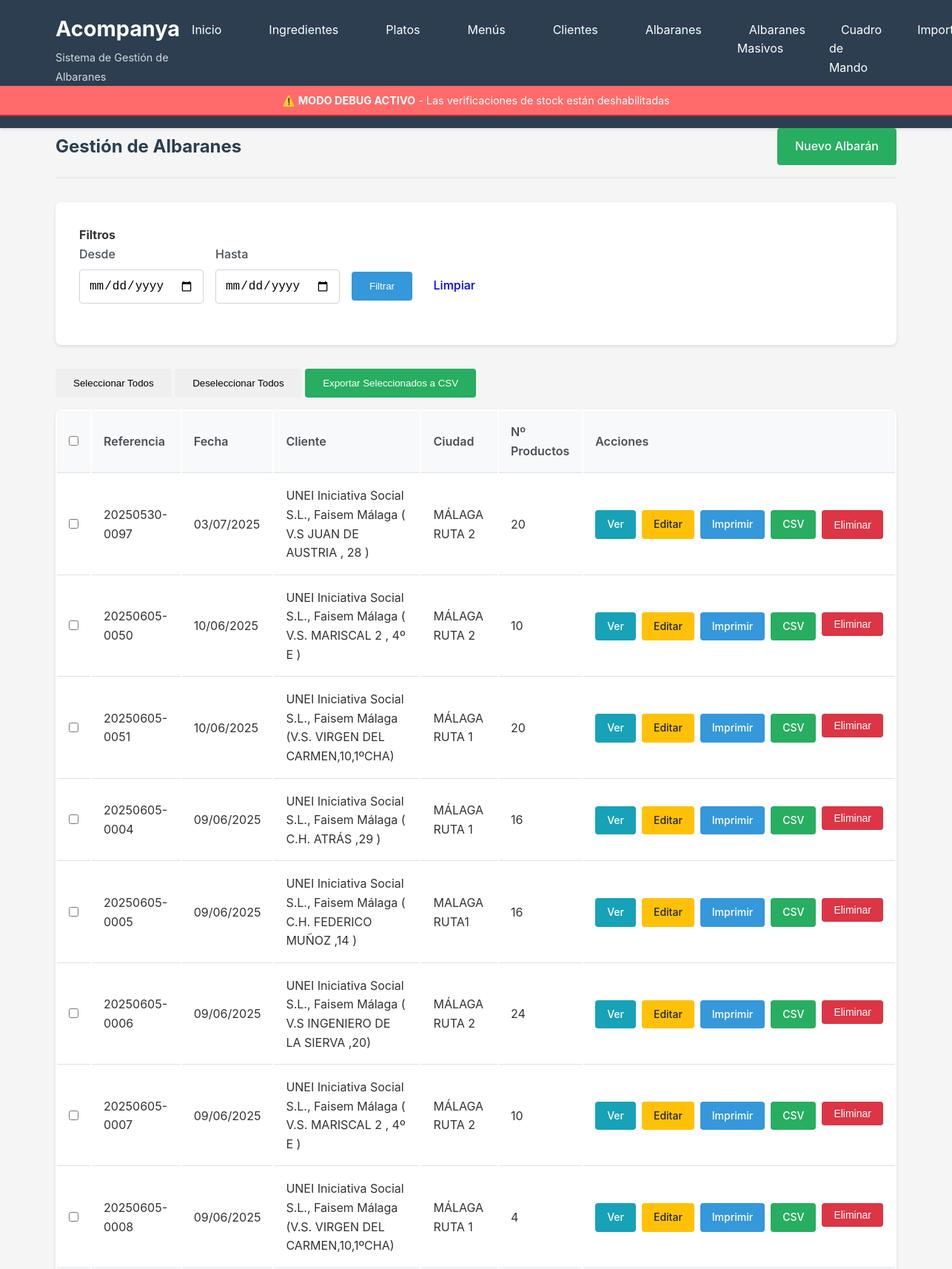
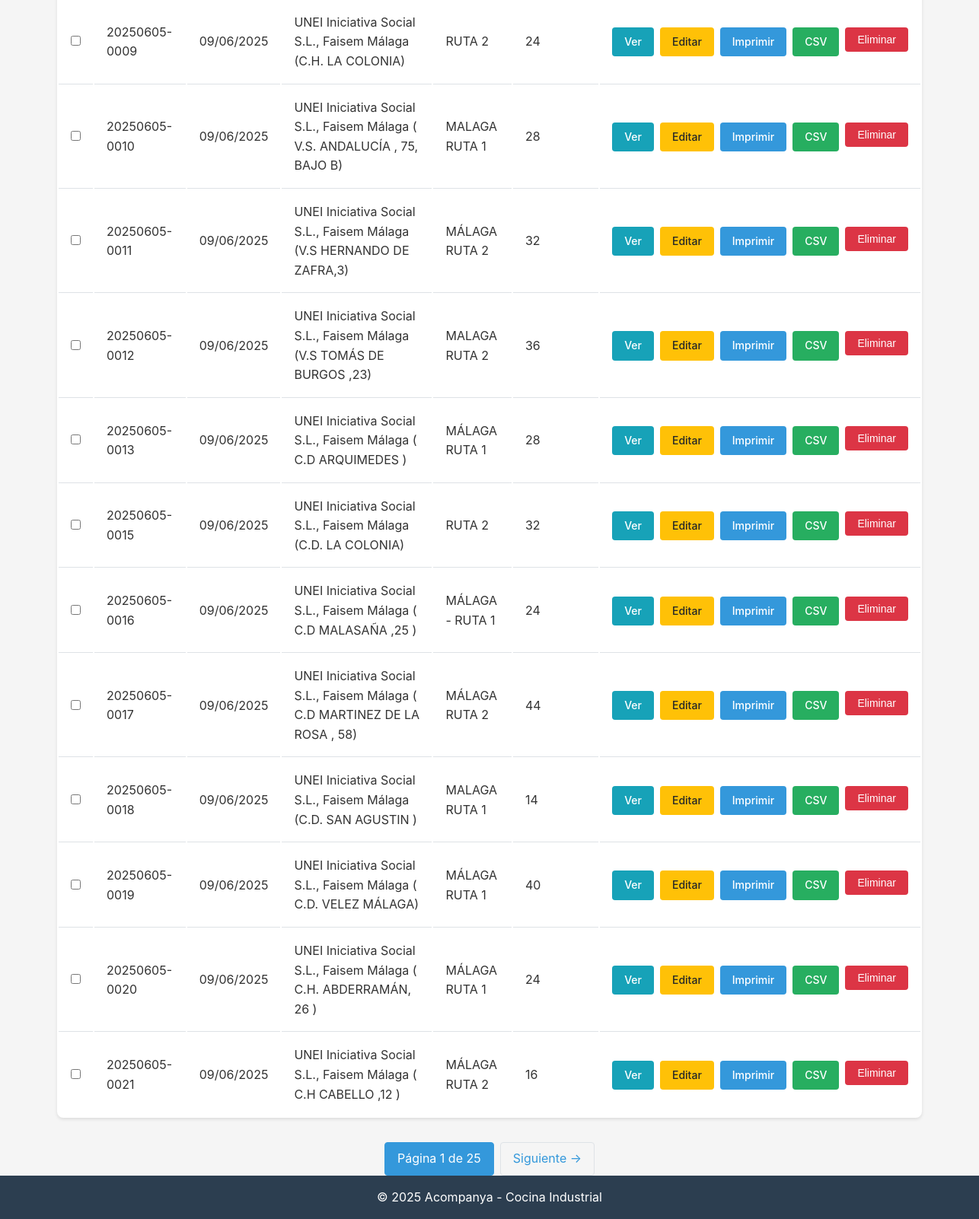
Page /albaranes/ on the committed database (2 pictures, top to bottom).
### database/models.py (models this page shows, shortened)
class Albaran(db.Model):
    __tablename__ = 'albaranes'
    id = db.Column(db.Integer, primary_key=True)
    fecha = db.Column(db.Date, nullable=False, default=datetime.utcnow)
    referencia = db.Column(db.String(100), unique=True, nullable=False)
    destinatario = db.Column(db.String(200), nullable=True)
    cliente_id = db.Column(db.Integer, db.ForeignKey('clientes.id'), nullable=True)
    created_at = db.Column(db.DateTime, default=datetime.utcnow)
    detalles = db.relationship('AlbaranDetalle', backref='albaran', lazy='dynamic', cascade='all, delete-orphan')

class Cliente(db.Model):
    __tablename__ = 'clientes'
    id = db.Column(db.Integer, primary_key=True)
    nombre = db.Column(db.String(200), nullable=False, unique=True)
    ciudad = db.Column(db.String(100), nullable=False)
    created_at = db.Column(db.DateTime, default=datetime.utcnow)
    updated_at = db.Column(db.DateTime, default=datetime.utcnow, onupdate=datetime.utcnow)
    albaranes = db.relationship('Albaran', backref='cliente', lazy='dynamic')

### routes/albaranes.py (the view)
@albaranes_bp.route('/')
def listar():
    page = request.args.get('page', 1, type=int)
    fecha_desde = request.args.get('fecha_desde')
    fecha_hasta = request.args.get('fecha_hasta')
    query = Albaran.query
    if fecha_desde:
        query = query.filter(Albaran.fecha >= datetime.strptime(fecha_desde, '%Y-%m-%d').date())
    if fecha_hasta:
        query = query.filter(Albaran.fecha <= datetime.strptime(fecha_hasta, '%Y-%m-%d').date())
    albaranes = query.order_by(Albaran.fecha.desc()).paginate(
        page=page, per_page=20, error_out=False
    )
    return render_template('albaranes/listar.html', albaranes=albaranes)

### templates/albaranes/listar.html (shortened to what this page needs)
{% extends "base.html" %}
{% block content %}
<div class="page-header">
    <h2>Gestión de Albaranes</h2>
    <a href="{{ url_for('albaranes.nuevo') }}" class="btn btn-success">Nuevo Albarán</a>
</div>
<form method="GET" action="{{ url_for('albaranes.listar') }}" class="albaran-section">
    <h4>Filtros</h4>
    <div class="form-row" style="display: flex; gap: 1rem; align-items: flex-end;">
        <div class="form-group">
            <label for="fecha_desde" class="form-label">Desde</label>
            <input type="date" class="form-control" id="fecha_desde" name="fecha_desde"
                   value="{{ request.args.get('fecha_desde', '') }}">
        </div>
        <div class="form-group">
            <label for="fecha_hasta" class="form-label">Hasta</label>
            <input type="date" class="form-control" id="fecha_hasta" name="fecha_hasta"
                   value="{{ request.args.get('fecha_hasta', '') }}">
        </div>
        <div class="form-group">
            <button type="submit" class="btn btn-primary">Filtrar</button>
            <a href="{{ url_for('albaranes.listar') }}" class="btn btn-secondary">Limpiar</a>
        </div>
    </div>
</form>
<form id="export-form" method="POST" action="{{ url_for('albaranes.exportar_multiple_csv') }}">
<div style="margin-bottom: 1rem;">
    <button type="button" class="btn btn-secondary" onclick="selectAll()">Seleccionar Todos</button>
    <button type="button" class="btn btn-secondary" onclick="deselectAll()">Deseleccionar Todos</button>
    <button type="submit" class="btn btn-success" onclick="return validateExport()">Exportar Seleccionados a CSV</button>
</div>
<table class="table">
    <thead>
        <tr>
            <th style="width: 40px;">
                <input type="checkbox" id="select-all" onchange="toggleAll(this)">
            </th>
            <th>Referencia</th>
            <th>Fecha</th>
            <th>Cliente</th>
            <th>Ciudad</th>
            <th>Nº Productos</th>
            <th>Acciones</th>
        </tr>
    </thead>
    <tbody>
        {% for albaran in albaranes.items %}
        <tr>
            <td>
                <input type="checkbox" name="albaran_ids[]" value="{{ albaran.id }}" class="albaran-checkbox">
            </td>
            <td>{{ albaran.referencia }}</td>
            <td>{{ albaran.fecha.strftime('%d/%m/%Y') }}</td>
            <td>{{ albaran.cliente.nombre if albaran.cliente else '-' }}</td>
            <td>{{ albaran.cliente.ciudad if albaran.cliente else '-' }}</td>
            <td>{{ albaran.detalles.count() }}</td>
            <td>
                <div class="action-group">
                    <a href="{{ url_for('albaranes.ver', id=albaran.id) }}" class="btn btn-sm btn-info">Ver</a>
                    <a href="{{ url_for('albaranes.editar', id=albaran.id) }}" class="btn btn-sm btn-warning">Editar</a>
                    <a href="{{ url_for('albaranes.imprimir', id=albaran.id) }}" class="btn btn-sm btn-primary" target="_blank">Imprimir</a>
                    <a href="{{ url_for('albaranes.exportar_csv', id=albaran.id) }}" class="btn btn-sm btn-success">CSV</a>
                    <form action="{{ url_for('albaranes.eliminar', id=albaran.id) }}" method="POST" style="display: inline;" onsubmit="return confirmDelete('¿Eliminar este albarán?')">
                        <button type="submit" class="btn btn-sm btn-danger">Eliminar</button>
                    </form>
                </div>
            </td>
        </tr>
        {% endfor %}
    </tbody>
</table>
</form>
{% if albaranes.has_prev or albaranes.has_next %}
<div class="pagination">
    <span class="active">Página {{ albaranes.page }} de {{ albaranes.pages }}</span>
    {% if albaranes.has_next %}
        <a href="{{ url_for('albaranes.listar', page=albaranes.next_num, fecha_desde=request.args.get('fecha_desde', ''), fecha_hasta=request.args.get('fecha_hasta', '')) }}">Siguiente →</a>
    {% endif %}
</div>
{% endif %}
{% endblock %}

### static/css/style.css (style rules this page uses)
* { margin: 0; padding: 0; box-sizing: border-box; }
body { font-family: -apple-system, BlinkMacSystemFont, 'Segoe UI', Roboto, 'Helvetica Neue', Arial, sans-serif; line-height: 1.6; color: #333; background-color: #f5f5f5; min-height: 100vh; display: flex; flex-direction: column; }
.btn { display: inline-block; padding: 0.75rem 1.5rem; text-decoration: none; border-radius: 4px; font-weight: 500; transition: all 0.3s; border: none; cursor: pointer; text-align: center; }
.btn-primary { background-color: #3498db; color: white; }
.btn-success { background-color: #27ae60; color: white; }
.btn-info { background-color: #17a2b8; color: white; }
.btn-danger { background-color: #dc3545; color: white; }
.btn-warning { background-color: #ffc107; color: #212529; }
.btn-sm { padding: 0.5rem 1rem; font-size: 0.875rem; }
.table { width: 100%; background: white; border-radius: 8px; overflow: hidden; box-shadow: 0 2px 4px rgba(0,0,0,0.1); }
.table th, .table td { padding: 1rem; text-align: left; border-bottom: 1px solid #dee2e6; }
.table th { background-color: #f8f9fa; font-weight: 600; color: #495057; }
.table tbody tr:last-child td { border-bottom: none; }
.form-group { margin-bottom: 1.5rem; }
.form-label { display: block; margin-bottom: 0.5rem; font-weight: 500; color: #495057; }
.form-control { width: 100%; padding: 0.75rem; border: 1px solid #ced4da; border-radius: 4px; font-size: 1rem; transition: border-color 0.3s; }
.page-header { display: flex; justify-content: space-between; align-items: center; margin-bottom: 2rem; padding-bottom: 1rem; border-bottom: 2px solid #e9ecef; }
.page-header h2 { color: #2c3e50; }
.action-group { display: flex; gap: 0.5rem; }
.pagination { display: flex; justify-content: center; margin-top: 2rem; gap: 0.5rem; }
.pagination a, .pagination span { padding: 0.5rem 1rem; text-decoration: none; border: 1px solid #dee2e6; color: #3498db; border-radius: 4px; }
.pagination .active { background-color: #3498db; color: white; border-color: #3498db; }
.albaran-section { background: white; padding: 2rem; border-radius: 8px; margin-bottom: 2rem; box-shadow: 0 2px 4px rgba(0,0,0,0.1); }

### rows in the picture
Albaran: referencia "20250530-0097", fecha "03/07/2025", cliente "UNEI Iniciativa Social S.L., Faisem Málaga ( V.S JUAN DE AUSTRIA , 28 )", cliente "MÁLAGA RUTA 2", detalles.count "20"
Albaran: referencia "20250605-0050", fecha "10/06/2025", cliente "UNEI Iniciativa Social S.L., Faisem Málaga ( V.S. MARISCAL 2 , 4º E )", cliente "MÁLAGA RUTA 2", detalles.count "10"
Albaran: referencia "20250605-0051", fecha "10/06/2025", cliente "UNEI Iniciativa Social S.L., Faisem Málaga (V.S. VIRGEN DEL CARMEN,10,1ºCHA)", cliente "MÁLAGA RUTA 1", detalles.count "20"
Albaran: referencia "20250605-0004", fecha "09/06/2025", cliente "UNEI Iniciativa Social S.L., Faisem Málaga ( C.H. ATRÁS ,29 )", cliente "MÁLAGA RUTA 1", detalles.count "16"
Albaran: referencia "20250605-0005", fecha "09/06/2025", cliente "UNEI Iniciativa Social S.L., Faisem Málaga ( C.H. FEDERICO MUÑOZ ,14 )", cliente "MALAGA RUTA1", detalles.count "16"
Albaran: referencia "20250605-0006", fecha "09/06/2025", cliente "UNEI Iniciativa Social S.L., Faisem Málaga ( V.S INGENIERO DE LA SIERVA ,20)", cliente "MÁLAGA RUTA 2", detalles.count "24"
Albaran: referencia "20250605-0007", fecha "09/06/2025", cliente "UNEI Iniciativa Social S.L., Faisem Málaga ( V.S. MARISCAL 2 , 4º E )", cliente "MÁLAGA RUTA 2", detalles.count "10"
Albaran: referencia "20250605-0008", fecha "09/06/2025", cliente "UNEI Iniciativa Social S.L., Faisem Málaga (V.S. VIRGEN DEL CARMEN,10,1ºCHA)", cliente "MÁLAGA RUTA 1", detalles.count "4"
Albaran: referencia "20250605-0009", fecha "09/06/2025", cliente "UNEI Iniciativa Social S.L., Faisem Málaga (C.H. LA COLONIA)", cliente "RUTA 2", detalles.count "24"
Albaran: referencia "20250605-0010", fecha "09/06/2025", cliente "UNEI Iniciativa Social S.L., Faisem Málaga ( V.S. ANDALUCÍA , 75, BAJO B)", cliente "MALAGA RUTA 1", detalles.count "28"
Albaran: referencia "20250605-0011", fecha "09/06/2025", cliente "UNEI Iniciativa Social S.L., Faisem Málaga (V.S HERNANDO DE ZAFRA,3)", cliente "MÁLAGA RUTA 2", detalles.count "32"
Albaran: referencia "20250605-0012", fecha "09/06/2025", cliente "UNEI Iniciativa Social S.L., Faisem Málaga (V.S TOMÁS DE BURGOS ,23)", cliente "MALAGA RUTA 2", detalles.count "36"
Albaran: referencia "20250605-0013", fecha "09/06/2025", cliente "UNEI Iniciativa Social S.L., Faisem Málaga ( C.D ARQUIMEDES )", cliente "MÁLAGA RUTA 1", detalles.count "28"
Albaran: referencia "20250605-0015", fecha "09/06/2025", cliente "UNEI Iniciativa Social S.L., Faisem Málaga (C.D. LA COLONIA)", cliente "RUTA 2", detalles.count "32"
Albaran: referencia "20250605-0016", fecha "09/06/2025", cliente "UNEI Iniciativa Social S.L., Faisem Málaga ( C.D MALASAÑA ,25 )", cliente "MÁLAGA - RUTA 1", detalles.count "24"
Albaran: referencia "20250605-0017", fecha "09/06/2025", cliente "UNEI Iniciativa Social S.L., Faisem Málaga ( C.D MARTINEZ DE LA ROSA , 58)", cliente "MÁLAGA RUTA 2", detalles.count "44"
Albaran: referencia "20250605-0018", fecha "09/06/2025", cliente "UNEI Iniciativa Social S.L., Faisem Málaga (C.D. SAN AGUSTIN )", cliente "MALAGA RUTA 1", detalles.count "14"
Albaran: referencia "20250605-0019", fecha "09/06/2025", cliente "UNEI Iniciativa Social S.L., Faisem Málaga ( C.D. VELEZ MÁLAGA)", cliente "MÁLAGA RUTA 1", detalles.count "40"
Albaran: referencia "20250605-0020", fecha "09/06/2025", cliente "UNEI Iniciativa Social S.L., Faisem Málaga ( C.H. ABDERRAMÁN, 26 )", cliente "MÁLAGA RUTA 1", detalles.count "24"
Albaran: referencia "20250605-0021", fecha "09/06/2025", cliente "UNEI Iniciativa Social S.L., Faisem Málaga ( C.H CABELLO ,12 )", cliente "MÁLAGA RUTA 2", detalles.count "16"

### other values in the picture
{{ albaranes.page }} "1"
{{ albaranes.pages }} "25"
